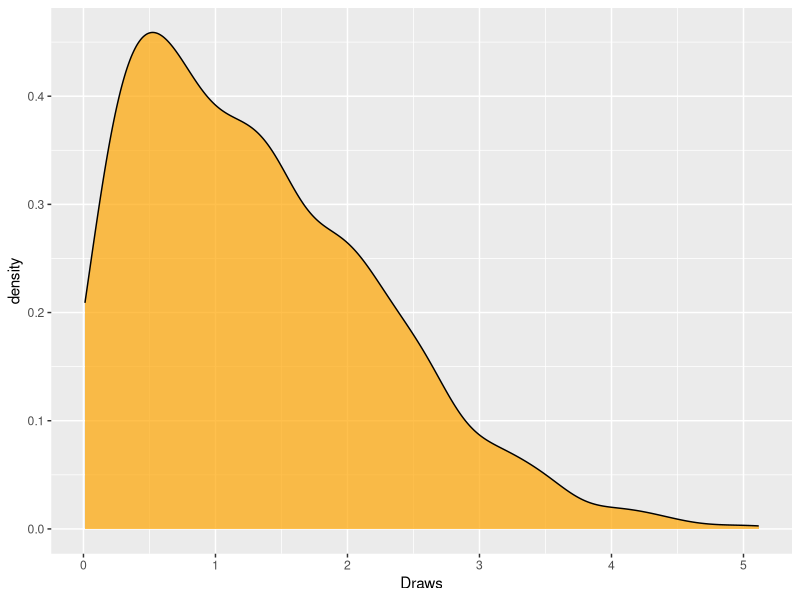
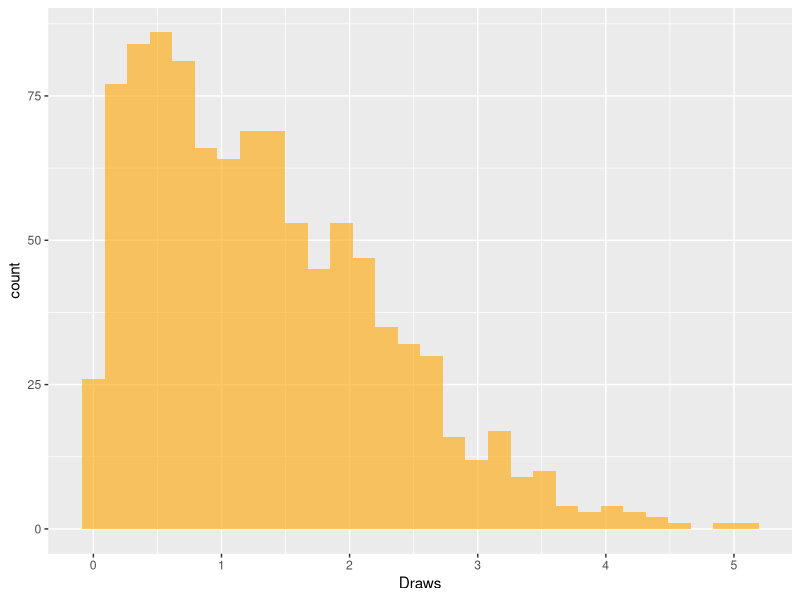

The R source for these figures, in order:
library(ggplot2)
# Question 1 wants to sample from a N(0.5,2) distribution truncated below at 0 via inverse transform method. 
# Part a
rnorm.trunc <- function(mean, variance, truncation.point, draws){
	u <- runif(draws, 0, 1)
	uhat <- pnorm(truncation.point, mean, sqrt(variance)) + 
		u * (1-pnorm(truncation.point, mean, sqrt(variance)))
	out <- qnorm(uhat, mean = mean, sd = sqrt(variance))
	out
	
}


sim <- data.frame(Draws = rnorm.trunc(0.5, 2, 0, 1000))

# Part b, plot the distribution
summary(sim)
ggplot(sim, aes(x=Draws)) + geom_density(fill = "orange", alpha = 0.7)
ggplot(sim, aes(x=Draws)) + geom_histogram(fill = "orange", alpha = 0.6)

# Part c
# What is the probability the parameter lies inside the interval (0,1)

mean(sim$Draws>0 & sim$Draws<1)

# Compute the 0.05 and 0.95 percentiles of the distribution
qs <- quantile(sim$Draws, probs = c(0.05, 0.95))

# What is the length of the interval?
qs[2] - qs[1]

# Can I find a shorter 90% interval? 
# Yes
qs2 <- quantile(sim$Draws, probs = c(0, 0.9))
qs2[2] - qs2[1]

# I know this will be a shorter interval as there is more mass around the mean of the untruncated normal distribution (0.5)
